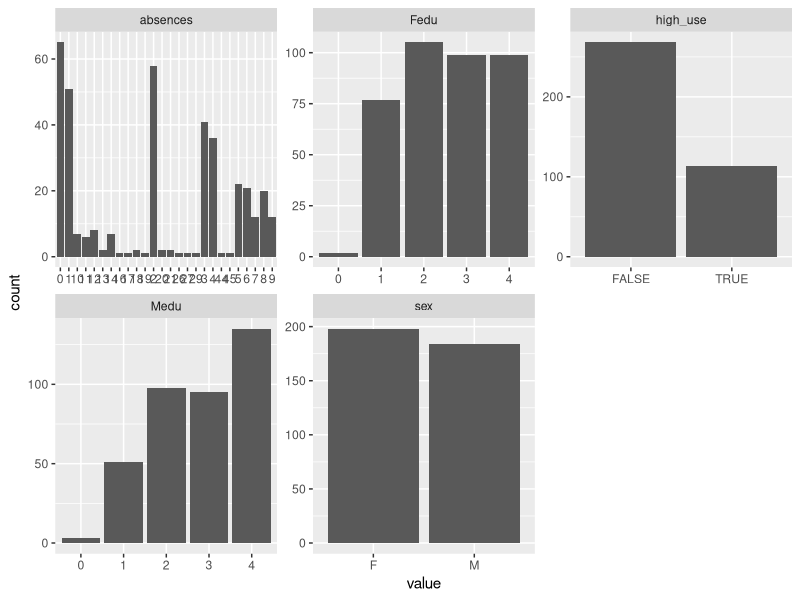
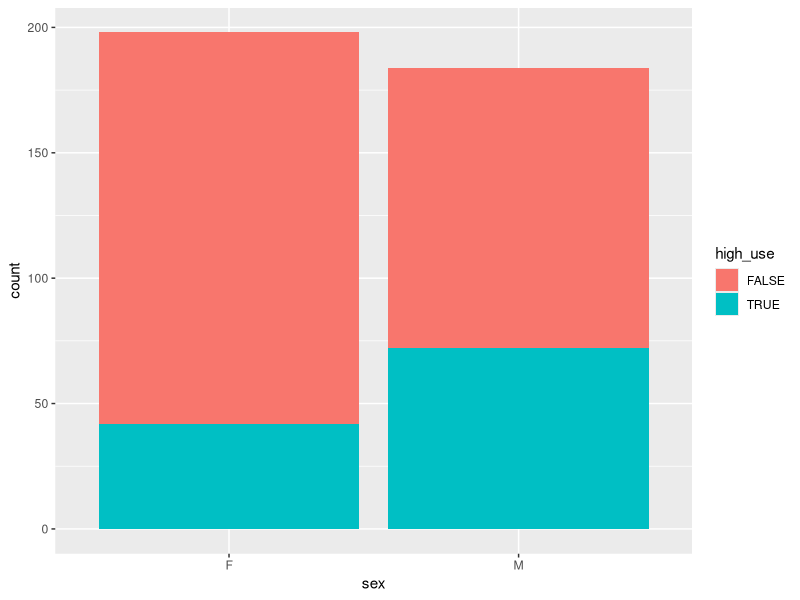
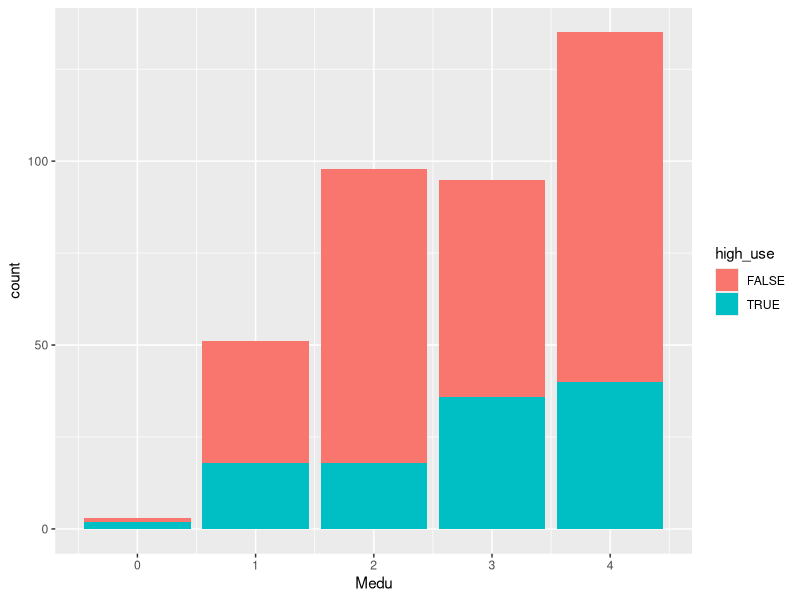
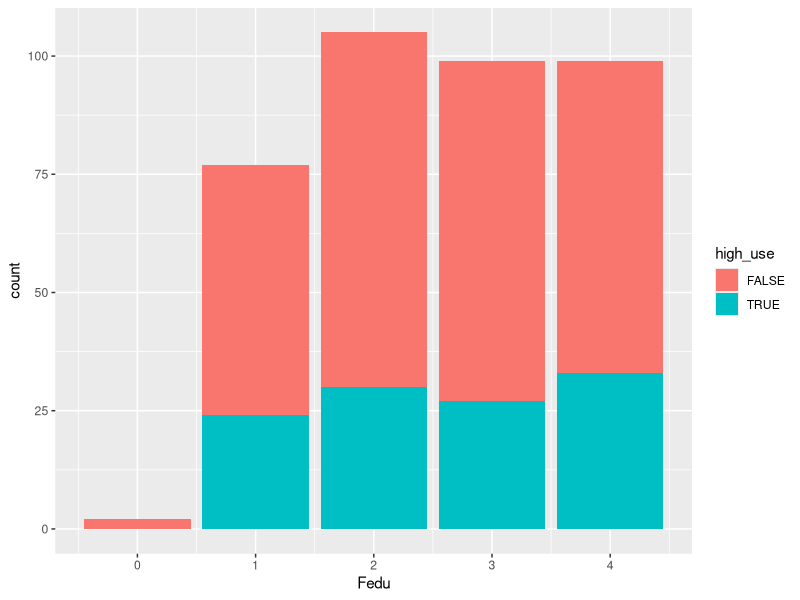
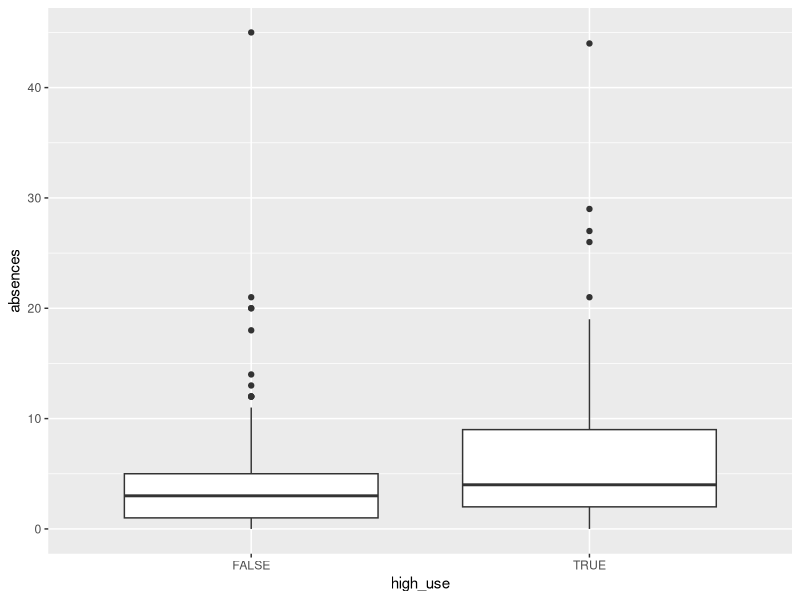
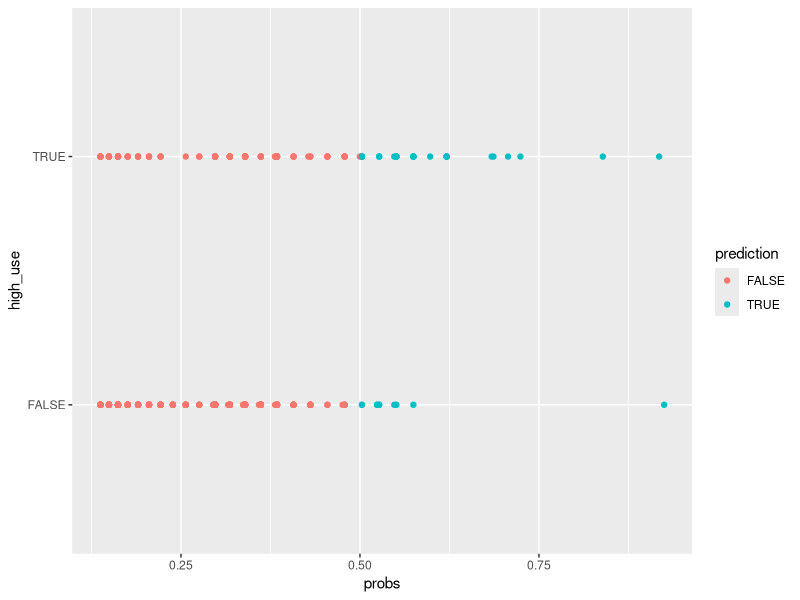

The R source for these figures, in order:
## ---- chunk 1
alc <- read.table("data/alc.csv", header = TRUE, sep = "\t")
colnames(alc)
## ---- chunk 2
library(tidyr)
library(dplyr)
library(ggplot2)
library(GGally)

#We isolate the selected variables according to our hypothesis
pick <- c("high_use","sex","Medu","Fedu","absences")
alc_pick <- select(alc, one_of(pick))

#We create some plots with the variables
str(alc_pick)
gather(alc_pick) %>% glimpse()
gather(alc_pick) %>% ggplot(aes(value)) + facet_wrap("key", scales="free") + geom_bar()


p1 <- ggplot(alc_pick, aes(sex, fill=high_use)) 
p2 <- ggplot(alc_pick, aes(Medu, fill=high_use))
p3 <- ggplot(alc_pick, aes(Fedu, fill=high_use))
p4 <- ggplot(alc_pick, aes(x=high_use, y=absences))

p1 + geom_bar()
p2 + geom_bar()
p3 + geom_bar()
p4 + geom_boxplot()

table(alc_pick$high_use, alc_pick$sex)
table(alc_pick$high_use, alc_pick$Medu)
table(alc_pick$high_use, alc_pick$Fedu)
table(alc_pick$high_use, alc_pick$absences)
## ---- chunk 3
m <- glm(data=alc_pick, high_use ~ sex + Medu + Fedu + absences, family="binomial")
summary(m)
## ---- chunk 4
m2 <- glm(data=alc_pick, high_use ~ sex + absences, family="binomial")
summary(m2)
OR <- coef(m2) %>% exp
CI <- confint(m2) %>% exp
cbind(OR, CI)
## ---- chunk 5
prob <- predict(m2, type="response")
alc_pick <- mutate (alc_pick, probs = prob)
alc_pick <- mutate(alc_pick, prediction = probs > .5)
table(high_use = alc_pick$high_use, prediction = alc_pick$prediction)
# plot
ggplot(alc_pick, aes(x = probs, y = high_use, col = prediction)) + geom_point()
